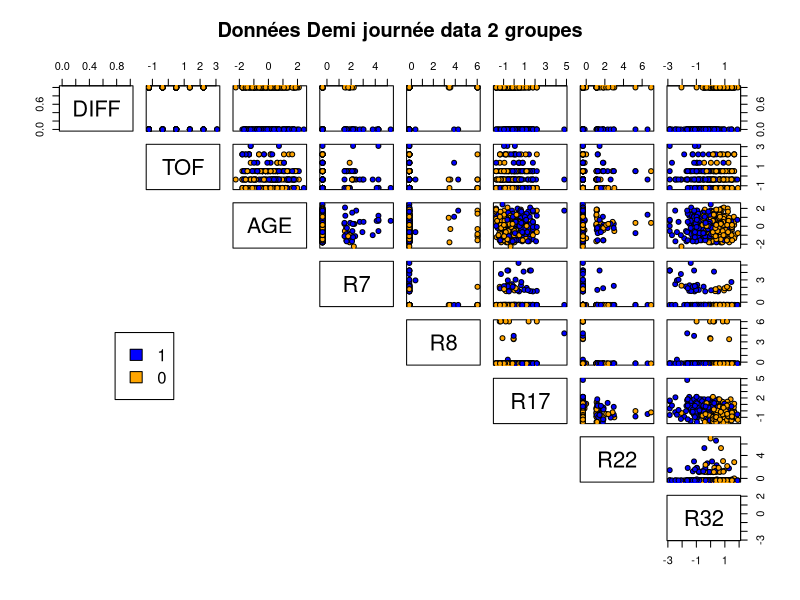
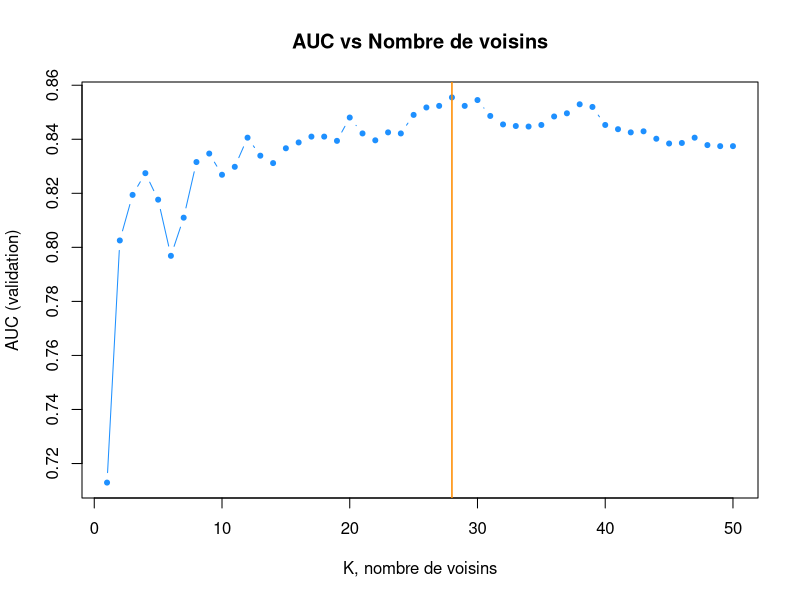
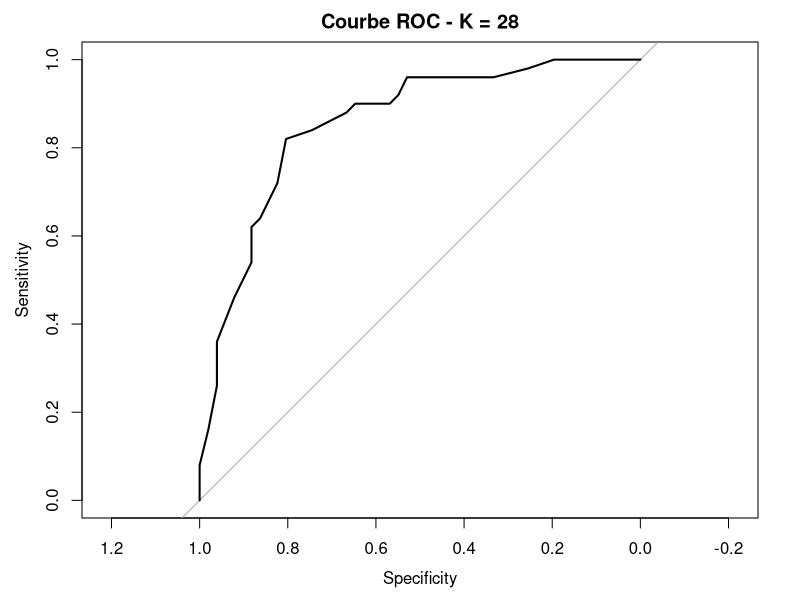

Recreate these plots in R, in order.

train <- read.csv2("donnees_train.csv")
validation <- read.csv2("donnees_verification.csv")
test <- read.csv2("donnees_test.csv")

head(train)
dim(train)
dim(validation)
summary(train)

# Vérification
str(train)

# Regarder si des valeurs posent problème
sapply(train, function(x) {
  if (is.character(x)) sum(is.na(suppressWarnings(as.numeric(gsub(",", ".", x)))))
  else NA
})

# Convertir en numérique
train[] <- lapply(train, function(x) {
  if (is.character(x)) as.numeric(gsub(",", ".", x)) else x
})

validation[] <- lapply(validation, function(x) {
  if (is.character(x)) as.numeric(gsub(",", ".", x)) else x
})

test[] <- lapply(test, function(x) {
  if (is.character(x)) as.numeric(gsub(",", ".", x)) else x
})

summary(train)

# Normalisation (DIFF mise de côté avant scale, remise après)

train_diff <- train$DIFF
train <- as.data.frame(scale(train))
train$DIFF <- train_diff

validation_diff <- validation$DIFF
validation <- as.data.frame(scale(validation))
validation$DIFF <- validation_diff

test <- as.data.frame(scale(test))

head(train)
summary(train)


# Premières visualisations (ici on remplace la notationn 0, 1 par 1, 2)

pairs(train[1:8], main = "Données Demi journée data 2 groupes", pch = 21, bg = c("blue", "orange")[as.factor(train$DIFF)], lower.panel=NULL, font.labels=0.5, cex.labels=2) 
legend(0.08, 0.43, as.vector(unique(train$DIFF)),  fill=c("blue", "orange"))


# Proportion d'individu

round(prop.table(table(train$DIFF)) * 100, digits = 1)


# -----------------

# Début modèle KNN : recherche de K

library(class)
library(pROC)

K.max <- 50
auc.values <- numeric(K.max)

for (i in 1:K.max) {
  knn.pred <- knn(train[, -1], validation[, -1], train[, "DIFF"], k = i, prob = TRUE)
  
  # Proportion gagnante
  prob.gagnante <- attr(knn.pred, "prob")
  
  # Probabilité DIFF = 1
  prob.classe1 <- ifelse(knn.pred == 1, prob.gagnante, 1 - prob.gagnante)
  
  roc.obj <- roc(validation[, "DIFF"], prob.classe1, quiet = TRUE)
  auc.values[i] <- auc(roc.obj)
}

plot(auc.values, type = "b", col = "dodgerblue", pch = 20,
     xlab = "K, nombre de voisins", ylab = "AUC (validation)",
     main = "AUC vs Nombre de voisins")
abline(v = which(auc.values == max(auc.values)), col = "darkorange", lwd = 1.5)

meilleur.K <- which(auc.values == max(auc.values))
meilleur.K
max(auc.values)

# ------------------------
# Modèle final avec K = 28

knn.pred.final <- knn(train[, -1], validation[, -1], train[, "DIFF"], k = meilleur.K, prob = TRUE)

prob.gagnante <- attr(knn.pred.final, "prob")
prob.classe1  <- ifelse(knn.pred.final == 1, prob.gagnante, 1 - prob.gagnante)

# Matrice de confusion
table(validation[, "DIFF"], knn.pred.final)

# Accuracy
mean(validation[, "DIFF"] != knn.pred.final)
mean(validation[, "DIFF"] == knn.pred.final) * 100

# Courbe ROC et AUC
roc.obj.final <- roc(validation[, "DIFF"], prob.classe1, quiet = TRUE)
plot(roc.obj.final, main = paste("Courbe ROC - K =", meilleur.K))
auc(roc.obj.final)

# ------------------------
# Prédiction sur le jeu de données test

head(test)
dim(test)
str(test)
summary(test)


# Prédiction

knn.pred.test <- knn(
  train[, -1],
  test,
  train[, "DIFF"],
  k = meilleur.K,
  prob = TRUE
)

knn.pred.test

# Création fichier

resultats.test <- data.frame(
  ID = 1:120,
  DIFF = knn.pred.test
)

write.csv2(
  resultats.test,
  "predictions_KNN.csv",
  row.names = FALSE
)
